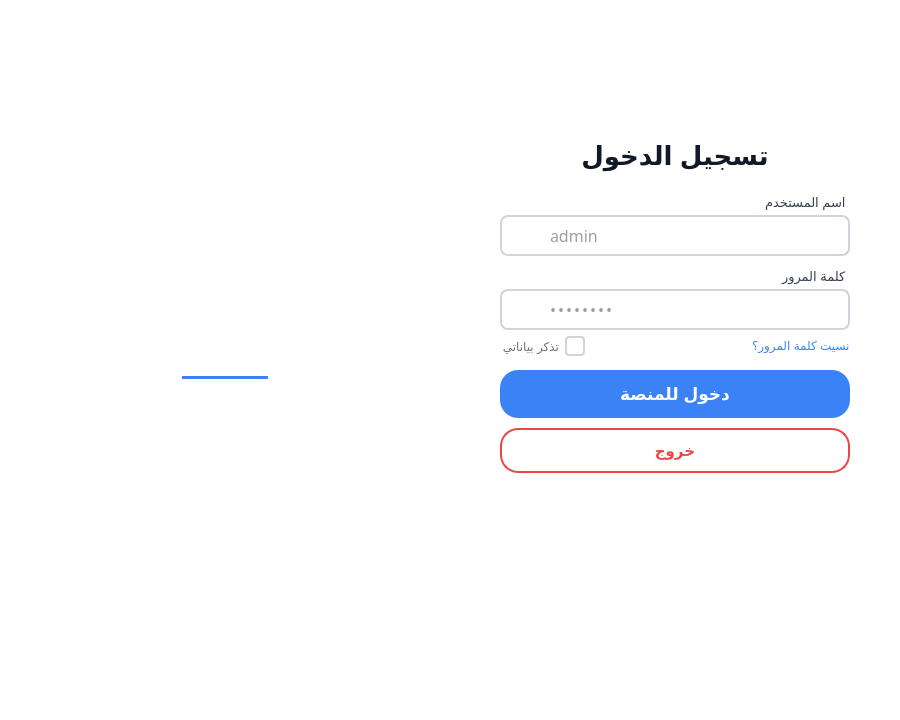
<?xml version="1.0" encoding="UTF-8"?>
<ui version="4.0">
 <class>LoginWindow</class>
 <widget class="QMainWindow" name="LoginWindow">
  <property name="geometry">
   <rect>
    <x>0</x>
    <y>0</y>
    <width>900</width>
    <height>720</height>
   </rect>
  </property>
  <property name="minimumSize">
   <size>
    <width>900</width>
    <height>720</height>
   </size>
  </property>
  <property name="maximumSize">
   <size>
    <width>1280</width>
    <height>1024</height>
   </size>
  </property>
  <property name="windowTitle">
   <string>Jamaiyati - تسجيل الدخول</string>
  </property>
  <property name="layoutDirection">
   <enum>Qt::RightToLeft</enum>
  </property>
  <property name="styleSheet">
   <string notr="true">QMainWindow {
    background-color: #ffffff;
}</string>
  </property>
  <widget class="QWidget" name="centralwidget">
   <property name="maximumSize">
    <size>
     <width>16777215</width>
     <height>16777215</height>
    </size>
   </property>
   <property name="styleSheet">
    <string notr="true">font: &quot;Almarai&quot;;</string>
   </property>
   <layout class="QHBoxLayout" name="mainHLayout">
    <property name="spacing">
     <number>0</number>
    </property>
    <property name="leftMargin">
     <number>0</number>
    </property>
    <property name="topMargin">
     <number>0</number>
    </property>
    <property name="rightMargin">
     <number>0</number>
    </property>
    <property name="bottomMargin">
     <number>0</number>
    </property>
    <item>
     <widget class="QFrame" name="leftFrame">
      <property name="styleSheet">
       <string notr="true">QFrame#leftFrame {
    background-color: #ffffff;
	border-top-right-radius: 100px;
	border-bottom-right-radius: 25px;
}</string>
      </property>
      <property name="frameShape">
       <enum>QFrame::NoFrame</enum>
      </property>
      <layout class="QVBoxLayout" name="leftVLayout">
       <property name="spacing">
        <number>0</number>
       </property>
       <property name="leftMargin">
        <number>50</number>
       </property>
       <property name="topMargin">
        <number>30</number>
       </property>
       <property name="rightMargin">
        <number>50</number>
       </property>
       <property name="bottomMargin">
        <number>25</number>
       </property>
       <item>
        <spacer name="topSpacer">
         <property name="orientation">
          <enum>Qt::Vertical</enum>
         </property>
         <property name="sizeType">
          <enum>QSizePolicy::Fixed</enum>
         </property>
         <property name="sizeHint" stdset="0">
          <size>
           <width>20</width>
           <height>110</height>
          </size>
         </property>
        </spacer>
       </item>
       <item>
        <widget class="QLabel" name="titleLabel">
         <property name="styleSheet">
          <string notr="true">QLabel#titleLabel {
    color: #111827;
    font-size: 26px;
    font-weight: bold;
    font-family: &quot;Almarai&quot;;
    margin-bottom: 6px;
}</string>
         </property>
         <property name="text">
          <string>تسجيل الدخول</string>
         </property>
         <property name="alignment">
          <set>Qt::AlignCenter</set>
         </property>
        </widget>
       </item>
       <item>
        <spacer name="subSpacer">
         <property name="orientation">
          <enum>Qt::Vertical</enum>
         </property>
         <property name="sizeType">
          <enum>QSizePolicy::Fixed</enum>
         </property>
         <property name="sizeHint" stdset="0">
          <size>
           <width>20</width>
           <height>16</height>
          </size>
         </property>
        </spacer>
       </item>
       <item alignment="Qt::AlignLeft">
        <widget class="QLabel" name="emailLabel">
         <property name="styleSheet">
          <string notr="true">QLabel#emailLabel {
    color: #374151;
    font-size: 13px;
    font-family: &quot;Almarai&quot;;
    margin-bottom: 4px;
}</string>
         </property>
         <property name="text">
          <string>اسم المستخدم</string>
         </property>
         <property name="alignment">
          <set>Qt::AlignRight|Qt::AlignTrailing|Qt::AlignVCenter</set>
         </property>
        </widget>
       </item>
       <item>
        <widget class="QFrame" name="emailInputFrame">
         <property name="styleSheet">
          <string notr="true">QFrame#emailInputFrame {
    background-color: #ffffff;
    border: 1.5px solid #D1D5DB;
    border-radius: 8px;
}
QFrame#emailInputFrame:focus-within {
    border-color: #F59E0B;
}</string>
         </property>
         <property name="frameShape">
          <enum>QFrame::NoFrame</enum>
         </property>
         <layout class="QHBoxLayout" name="emailHLayout">
          <property name="spacing">
           <number>4</number>
          </property>
          <property name="leftMargin">
           <number>4</number>
          </property>
          <property name="topMargin">
           <number>2</number>
          </property>
          <property name="rightMargin">
           <number>4</number>
          </property>
          <property name="bottomMargin">
           <number>2</number>
          </property>
          <item>
           <widget class="QLineEdit" name="emailInput">
            <property name="font">
             <font>
              <family>Overpass</family>
              <pointsize>12</pointsize>
              <weight>50</weight>
              <italic>false</italic>
              <bold>false</bold>
             </font>
            </property>
            <property name="layoutDirection">
             <enum>Qt::LeftToRight</enum>
            </property>
            <property name="styleSheet">
             <string notr="true">QLineEdit#emailInput {
    border: none;
    background-color: transparent;
    color: #374151;
    padding: 4px 6px;
}</string>
            </property>
            <property name="placeholderText">
             <string>admin</string>
            </property>
           </widget>
          </item>
          <item>
           <widget class="QPushButton" name="emailIconBtn">
            <property name="minimumSize">
             <size>
              <width>32</width>
              <height>32</height>
             </size>
            </property>
            <property name="maximumSize">
             <size>
              <width>32</width>
              <height>32</height>
             </size>
            </property>
            <property name="styleSheet">
             <string notr="true">QPushButton#emailIconBtn {
    border: none;
    background-color: transparent;
    color: #9CA3AF;
    font-size: 16px;
    font-weight: bold;
    padding: 0px;
}</string>
            </property>
            <property name="text">
             <string/>
            </property>
            <property name="icon">
             <iconset>
              <normaloff>assets/arobass.svg</normaloff>assets/arobass.svg</iconset>
            </property>
            <property name="iconSize">
             <size>
              <width>18</width>
              <height>18</height>
             </size>
            </property>
            <property name="flat">
             <bool>true</bool>
            </property>
           </widget>
          </item>
         </layout>
        </widget>
       </item>
       <item>
        <spacer name="inputSpacer">
         <property name="orientation">
          <enum>Qt::Vertical</enum>
         </property>
         <property name="sizeType">
          <enum>QSizePolicy::Fixed</enum>
         </property>
         <property name="sizeHint" stdset="0">
          <size>
           <width>20</width>
           <height>12</height>
          </size>
         </property>
        </spacer>
       </item>
       <item alignment="Qt::AlignLeft">
        <widget class="QLabel" name="passwordLabel">
         <property name="styleSheet">
          <string notr="true">QLabel#passwordLabel {
    color: #374151;
    font-size: 13px;
    font-family: &quot;Almarai&quot;;
    margin-bottom: 4px;
}</string>
         </property>
         <property name="text">
          <string>كلمة المرور</string>
         </property>
         <property name="alignment">
          <set>Qt::AlignRight|Qt::AlignTrailing|Qt::AlignVCenter</set>
         </property>
        </widget>
       </item>
       <item>
        <widget class="QFrame" name="passwordInputFrame">
         <property name="styleSheet">
          <string notr="true">QFrame#passwordInputFrame {
    background-color: #ffffff;
    border: 1.5px solid #D1D5DB;
    border-radius: 8px;
}
QFrame#passwordInputFrame:focus-within {
    border-color: #F59E0B;
}</string>
         </property>
         <property name="frameShape">
          <enum>QFrame::NoFrame</enum>
         </property>
         <layout class="QHBoxLayout" name="passwordHLayout">
          <property name="spacing">
           <number>4</number>
          </property>
          <property name="leftMargin">
           <number>4</number>
          </property>
          <property name="topMargin">
           <number>2</number>
          </property>
          <property name="rightMargin">
           <number>4</number>
          </property>
          <property name="bottomMargin">
           <number>2</number>
          </property>
          <item>
           <widget class="QPushButton" name="eyeBtn">
            <property name="minimumSize">
             <size>
              <width>32</width>
              <height>32</height>
             </size>
            </property>
            <property name="maximumSize">
             <size>
              <width>32</width>
              <height>32</height>
             </size>
            </property>
            <property name="styleSheet">
             <string notr="true">QPushButton#eyeBtn {
    border: none;
    background-color: transparent;
    color: #9CA3AF;
    font-size: 16px;
    padding: 0px;
}
QPushButton#eyeBtn:hover {
    color: #F59E0B;
}</string>
            </property>
            <property name="text">
             <string/>
            </property>
            <property name="icon">
             <iconset>
              <normaloff>assets/eye-closed.svg</normaloff>assets/eye-closed.svg</iconset>
            </property>
            <property name="iconSize">
             <size>
              <width>18</width>
              <height>18</height>
             </size>
            </property>
            <property name="flat">
             <bool>true</bool>
            </property>
           </widget>
          </item>
          <item>
           <widget class="QLineEdit" name="passwordInput">
            <property name="font">
             <font>
              <family>Overpass</family>
              <pointsize>12</pointsize>
              <weight>50</weight>
              <italic>false</italic>
              <bold>false</bold>
             </font>
            </property>
            <property name="styleSheet">
             <string notr="true">QLineEdit#passwordInput {
    border: none;
    background-color: transparent;
    color: #374151;
    padding: 4px 6px;
    letter-spacing: 2px;
}</string>
            </property>
            <property name="echoMode">
             <enum>QLineEdit::Password</enum>
            </property>
            <property name="placeholderText">
             <string>••••••••</string>
            </property>
           </widget>
          </item>
          <item>
           <widget class="QLabel" name="lockIconLabel">
            <property name="minimumSize">
             <size>
              <width>32</width>
              <height>32</height>
             </size>
            </property>
            <property name="maximumSize">
             <size>
              <width>32</width>
              <height>32</height>
             </size>
            </property>
            <property name="styleSheet">
             <string notr="true">QLabel#lockIconLabel {
    color: #9CA3AF;
    padding: 0px 4px;
}</string>
            </property>
            <property name="text">
             <string/>
            </property>
            <property name="pixmap">
             <pixmap>assets/lock.svg</pixmap>
            </property>
            <property name="alignment">
             <set>Qt::AlignCenter</set>
            </property>
           </widget>
          </item>
         </layout>
        </widget>
       </item>
       <item>
        <layout class="QHBoxLayout" name="optionsHLayout">
         <property name="leftMargin">
          <number>0</number>
         </property>
         <property name="topMargin">
          <number>6</number>
         </property>
         <property name="rightMargin">
          <number>0</number>
         </property>
         <property name="bottomMargin">
          <number>0</number>
         </property>
         <item>
          <widget class="QPushButton" name="forgotBtn">
           <property name="styleSheet">
            <string notr="true">QPushButton#forgotBtn {
    background-color: transparent;
    color: #3B82F6;
    border: none;
    font-size: 12px;
    font-family: &quot;Tajawal&quot;;
    padding: 0px;
    text-align: left;
}
QPushButton#forgotBtn:hover {
    color: #1D4ED8;
    text-decoration: underline;
}</string>
           </property>
           <property name="text">
            <string>نسيت كلمة المرور؟</string>
           </property>
           <property name="flat">
            <bool>true</bool>
           </property>
          </widget>
         </item>
         <item>
          <spacer name="optionsSpacer">
           <property name="orientation">
            <enum>Qt::Horizontal</enum>
           </property>
           <property name="sizeHint" stdset="0">
            <size>
             <width>40</width>
             <height>20</height>
            </size>
           </property>
          </spacer>
         </item>
         <item>
          <widget class="QCheckBox" name="rememberCheckBox">
           <property name="layoutDirection">
            <enum>Qt::RightToLeft</enum>
           </property>
           <property name="styleSheet">
            <string notr="true">QCheckBox#rememberCheckBox {
    color: #6B7280;
    font-size: 12px;
    font-family: &quot;Tajawal&quot;;
    spacing: 6px;
}
QCheckBox#rememberCheckBox::indicator {
    width: 16px;
    height: 16px;
    border: 1.5px solid #D1D5DB;
    border-radius: 4px;
    background-color: #ffffff;
}
QCheckBox#rememberCheckBox::indicator:checked {
    background-color: #3B82F6;
    border-color: #1D4ED8;
}</string>
           </property>
           <property name="text">
            <string>تذكر بياناتي</string>
           </property>
          </widget>
         </item>
        </layout>
       </item>
       <item>
        <spacer name="btnTopSpacer">
         <property name="orientation">
          <enum>Qt::Vertical</enum>
         </property>
         <property name="sizeType">
          <enum>QSizePolicy::Fixed</enum>
         </property>
         <property name="sizeHint" stdset="0">
          <size>
           <width>20</width>
           <height>14</height>
          </size>
         </property>
        </spacer>
       </item>
       <item>
        <widget class="QToolButton" name="loginBtn">
         <property name="sizePolicy">
          <sizepolicy hsizetype="Expanding" vsizetype="Fixed">
           <horstretch>0</horstretch>
           <verstretch>0</verstretch>
          </sizepolicy>
         </property>
         <property name="layoutDirection">
          <enum>Qt::LeftToRight</enum>
         </property>
         <property name="styleSheet">
          <string notr="true">QToolButton#loginBtn {
    background-color: #3B82F6;
    color: #ffffff;
    border: none;
    border-radius: 18px;
    font-size: 17px;
    font-weight: bold;
    font-family: &quot;Tajawal&quot;;
    padding: 12px 28px;
    text-align: center;
}
QToolButton#loginBtn:hover {
    background-color: #2563EB;
}
QToolButton#loginBtn:pressed {
    background-color: #1D4ED8;
}
QToolButton#loginBtn::menu-indicator {
    image: none;
}</string>
         </property>
         <property name="text">
          <string>دخول للمنصة</string>
         </property>
         <property name="iconSize">
          <size>
           <width>22</width>
           <height>22</height>
          </size>
         </property>
         <property name="toolButtonStyle">
          <enum>Qt::ToolButtonTextBesideIcon</enum>
         </property>
         <property name="autoRaise">
          <bool>false</bool>
         </property>
        </widget>
       </item>
       <item>
        <spacer name="inputSpacer_2">
         <property name="orientation">
          <enum>Qt::Vertical</enum>
         </property>
         <property name="sizeType">
          <enum>QSizePolicy::Fixed</enum>
         </property>
         <property name="sizeHint" stdset="0">
          <size>
           <width>20</width>
           <height>10</height>
          </size>
         </property>
        </spacer>
       </item>
       <item>
        <widget class="QToolButton" name="exitBtn">
         <property name="sizePolicy">
          <sizepolicy hsizetype="Expanding" vsizetype="Fixed">
           <horstretch>0</horstretch>
           <verstretch>0</verstretch>
          </sizepolicy>
         </property>
         <property name="styleSheet">
          <string notr="true">QToolButton#exitBtn {
    background-color: transparent;
    color: #EF4444;
    border: 1.5px solid #EF4444;
    border-radius: 18px;
    font-size: 15px;
    font-weight: bold;
    font-family: &quot;Tajawal&quot;;
    padding: 10px 28px;
}
QToolButton#exitBtn:hover {
    background-color: rgba(239, 68, 68, 0.10);
}
QToolButton#exitBtn:pressed {
    background-color: rgba(239, 68, 68, 0.20);
}
QToolButton#exitBtn::menu-indicator {
    image: none;
}</string>
         </property>
         <property name="text">
          <string>خروج</string>
         </property>
         <property name="toolButtonStyle">
          <enum>Qt::ToolButtonTextOnly</enum>
         </property>
         <property name="autoRaise">
          <bool>false</bool>
         </property>
        </widget>
       </item>
       <item>
        <spacer name="midStretchSpacer">
         <property name="orientation">
          <enum>Qt::Vertical</enum>
         </property>
         <property name="sizeHint" stdset="0">
          <size>
           <width>20</width>
           <height>40</height>
          </size>
         </property>
        </spacer>
       </item>
      </layout>
     </widget>
    </item>
    <item>
     <widget class="QFrame" name="rightFrame">
      <property name="styleSheet">
       <string notr="true">QFrame#rightFrame {
	border-bottom-left-radius: 100px;
	border-top-left-radius: 25px;
    border-image: url(assets/login_background.png) 0 0 0 0 stretch stretch;
}</string>
      </property>
      <property name="frameShape">
       <enum>QFrame::NoFrame</enum>
      </property>
      <layout class="QVBoxLayout" name="rightOuterLayout">
       <property name="spacing">
        <number>0</number>
       </property>
       <property name="leftMargin">
        <number>0</number>
       </property>
       <property name="topMargin">
        <number>0</number>
       </property>
       <property name="rightMargin">
        <number>0</number>
       </property>
       <property name="bottomMargin">
        <number>0</number>
       </property>
       <item>
        <widget class="QFrame" name="overlayFrame">
         <property name="styleSheet">
          <string notr="true">QFrame#overlayFrame {
	border-bottom-left-radius: 100px;
	border-top-left-radius: 25px;
    background-color: qlineargradient(
        spread:pad, 
        x1:0, y1:0, x2:1, y2:1, 
        stop:0 rgba(101, 181, 255, 80),   /* #FF9600 بـ شفافية 80% */
        stop:0.5 rgba(0, 0, 0, 102),    /* #000000 بـ شفافية 40% */
        stop:1 rgba(0, 0, 0, 204)       /* #000000 بـ شفافية 80% */
    );
}</string>
         </property>
         <property name="frameShape">
          <enum>QFrame::NoFrame</enum>
         </property>
         <layout class="QVBoxLayout" name="rightVLayout">
          <property name="spacing">
           <number>10</number>
          </property>
          <property name="leftMargin">
           <number>30</number>
          </property>
          <property name="topMargin">
           <number>30</number>
          </property>
          <property name="rightMargin">
           <number>30</number>
          </property>
          <property name="bottomMargin">
           <number>30</number>
          </property>
          <item>
           <spacer name="rightTopSpacer">
            <property name="orientation">
             <enum>Qt::Vertical</enum>
            </property>
            <property name="sizeHint" stdset="0">
             <size>
              <width>20</width>
              <height>40</height>
             </size>
            </property>
           </spacer>
          </item>
          <item>
           <widget class="QLabel" name="brandArLabel">
            <property name="font">
             <font>
              <family>Almarai</family>
              <pointsize>48</pointsize>
              <weight>50</weight>
              <italic>false</italic>
              <bold>false</bold>
             </font>
            </property>
            <property name="styleSheet">
             <string notr="true">QLabel#brandArLabel {
    color: #ffffff;
    font-family: &quot;Almarai&quot;;
}</string>
            </property>
            <property name="text">
             <string>الكناش</string>
            </property>
            <property name="alignment">
             <set>Qt::AlignCenter</set>
            </property>
           </widget>
          </item>
          <item alignment="Qt::AlignHCenter">
           <widget class="QFrame" name="brandDivider">
            <property name="minimumSize">
             <size>
              <width>160</width>
              <height>3</height>
             </size>
            </property>
            <property name="maximumSize">
             <size>
              <width>60</width>
              <height>3</height>
             </size>
            </property>
            <property name="styleSheet">
             <string notr="true">QFrame#brandDivider {
    color: #3B82F6;
    background-color: #3B82F6;
    border: none;
    margin: 4px auto;
}</string>
            </property>
            <property name="frameShape">
             <enum>QFrame::HLine</enum>
            </property>
            <property name="frameShadow">
             <enum>QFrame::Plain</enum>
            </property>
            <property name="lineWidth">
             <number>3</number>
            </property>
           </widget>
          </item>
          <item>
           <widget class="QLabel" name="brandArLabel_2">
            <property name="font">
             <font>
              <family>Almarai</family>
              <pointsize>13</pointsize>
              <weight>50</weight>
              <italic>false</italic>
              <bold>false</bold>
             </font>
            </property>
            <property name="styleSheet">
             <string notr="true">QLabel#brandArLabel_2 {
    color: #ffffff;
    font-family: &quot;Almarai&quot;;
}</string>
            </property>
            <property name="text">
             <string>استغفر الله وأتوب اليه</string>
            </property>
            <property name="alignment">
             <set>Qt::AlignCenter</set>
            </property>
           </widget>
          </item>
          <item>
           <spacer name="rightBottomSpacer">
            <property name="orientation">
             <enum>Qt::Vertical</enum>
            </property>
            <property name="sizeHint" stdset="0">
             <size>
              <width>20</width>
              <height>60</height>
             </size>
            </property>
           </spacer>
          </item>
          <item>
           <spacer name="horizontalSpacer">
            <property name="orientation">
             <enum>Qt::Horizontal</enum>
            </property>
            <property name="sizeHint" stdset="0">
             <size>
              <width>40</width>
              <height>20</height>
             </size>
            </property>
           </spacer>
          </item>
         </layout>
        </widget>
       </item>
      </layout>
     </widget>
    </item>
   </layout>
  </widget>
 </widget>
 <resources/>
 <connections/>
</ui>
